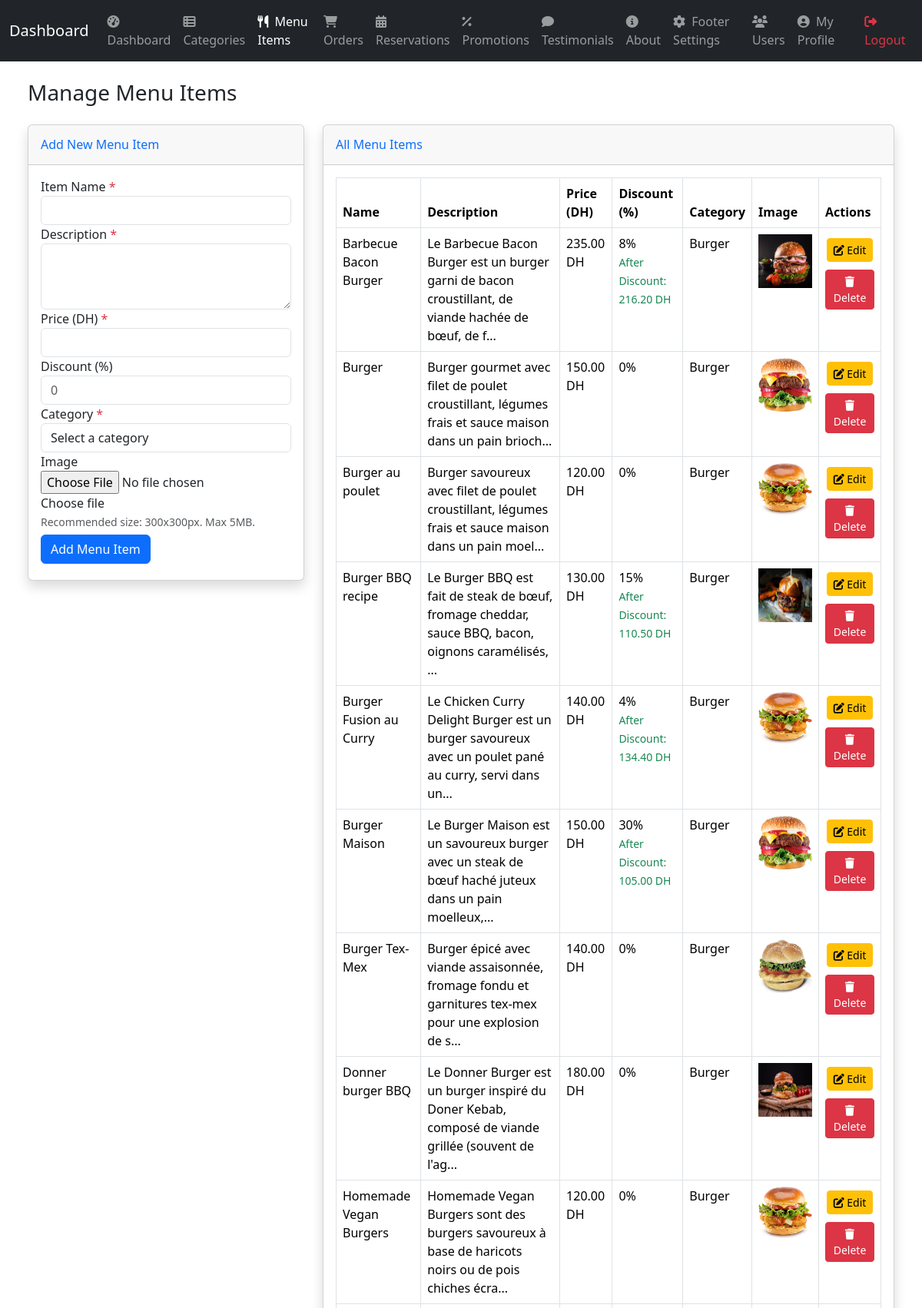
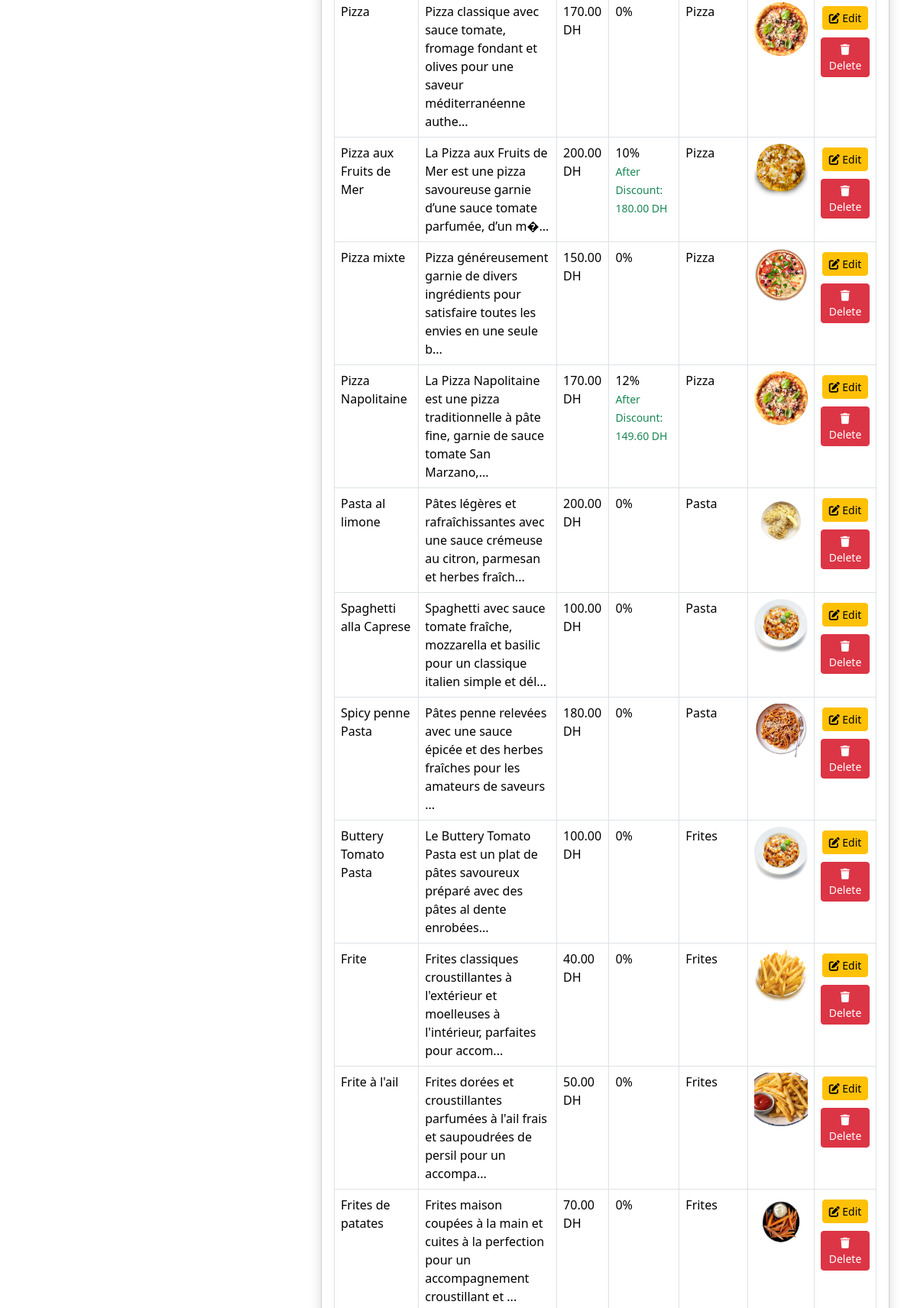
/admin/menu_items.php (signed in, upper part), run on the app's committed database (2 pictures, top to bottom).
### tables this page shows
CREATE TABLE `menu_items` (
  `id` int(11) NOT NULL,
  `name` varchar(255) NOT NULL,
  `description` text NOT NULL,
  `price` decimal(10,2) NOT NULL,
  `discount` int(11) NOT NULL DEFAULT 0,
  `image_url` varchar(255) NOT NULL,
  `sales_count` int(11) DEFAULT 0,
  `category_id` int(11) DEFAULT NULL,
  `created_at` timestamp NOT NULL DEFAULT current_timestamp()
);

CREATE TABLE `categories` (
  `id` int(11) NOT NULL,
  `name` varchar(50) NOT NULL,
  `created_at` timestamp NOT NULL DEFAULT current_timestamp()
);

### admin/menu_items.php (the view, shortened to what this page needs)
<?php
    require_once 'db.php';
    $stmt = $pdo->query("SELECT mi.*, c.name AS category_name FROM menu_items mi LEFT JOIN categories c ON mi.category_id = c.id ORDER BY mi.category_id, mi.name");
    $menu_items = $stmt->fetchAll(PDO::FETCH_ASSOC);
?>
<?php include_once 'includes/header.php'; ?>
<div class="container-fluid mt-4">
    <div class="d-sm-flex align-items-center justify-content-between mb-4">
        <h1 class="h3 mb-0 text-gray-800">Manage Menu Items</h1>
    </div>
    <div class="row">
        <div class="col-lg-4">
            <div class="card shadow mb-4">
                <div class="card-header py-3 d-flex flex-row align-items-center justify-content-between">
                    <h6 class="m-0 font-weight-bold text-primary">Add New Menu Item</h6>
                </div>
                <div class="card-body">
                    <form method="POST" action="add_menu_item.php" enctype="multipart/form-data">
                        <div class="form-group">
                            <label for="name">Item Name <span class="text-danger">*</span></label>
                            <input type="text" class="form-control" id="name" name="name" required>
                        </div>
                        <div class="form-group">
                            <label for="description">Description <span class="text-danger">*</span></label>
                            <textarea class="form-control" id="description" name="description" rows="3" required></textarea>
                        </div>
                        <div class="form-group">
                            <label for="price">Price (DH) <span class="text-danger">*</span></label>
                            <input type="number" step="1" min="0" class="form-control" id="price" name="price" required>
                        </div>
                        <div class="form-group">
                            <label for="discount">Discount (%)</label>
                            <input type="number" step="1" min="0" max="100" class="form-control" id="discount" name="discount" placeholder="0">
                        </div>
                        <div class="form-group">
                            <label for="category_id">Category <span class="text-danger">*</span></label>
                            <select class="form-control" id="category_id" name="category_id" required>
                                <option value="">Select a category</option>
                            </select>
                        </div>
                        <div class="form-group">
                            <label for="image">Image</label>
                            <div class="custom-file">
                                <input type="file" class="custom-file-input" id="image" name="image" accept="image/*">
                                <label class="custom-file-label" for="image">Choose file</label>
                            </div>
                            <small class="form-text text-muted">Recommended size: 300x300px. Max 5MB.</small>
                        </div>
                        <button type="submit" class="btn btn-primary btn-block">Add Menu Item</button>
                    </form>
                </div>
            </div>
        </div>
        <div class="col-lg-8">
            <div class="card shadow mb-4">
                <div class="card-header py-3 d-flex flex-row align-items-center justify-content-between">
                    <h6 class="m-0 font-weight-bold text-primary">All Menu Items</h6>
                </div>
                <div class="card-body">
                    <div class="table-responsive">
                        <table class="table table-bordered table-hover" width="100%" cellspacing="0">
                            <thead class="thead-light">
                                <tr>
                                    <th>Name</th>
                                    <th>Description</th>
                                    <th>Price (DH)</th>
                                    <th>Discount (%)</th>
                                    <th>Category</th>
                                    <th>Image</th>
                                    <th>Actions</th>
                                </tr>
                            </thead>
                            <tbody>
                                <?php if (empty($menu_items)): ?>
                                    <tr>
                                        <td colspan="7" class="text-center">No menu items found. Add your first item above.</td>
                                    </tr>
                                <?php else: ?>
                                    <?php foreach ($menu_items as $item): ?>
                                        <tr>
                                            <td><?php echo htmlspecialchars($item['name']); ?></td>
                                            <td><?php echo htmlspecialchars(substr($item['description'], 0, 100)) . (strlen($item['description']) > 100 ? '...' : ''); ?></td>
                                            <td><?php echo number_format($item['price'], 2); ?> DH</td>
                                            <td><?php echo $item['discount']; ?>% <br>  <?php if ($item['discount'] !== 0): ?>
                                            <?php $discountedPrice = $item['price'] - ($item['price'] * $item['discount'] / 100);?>
                                                <small class="text-success">After Discount: <?php echo number_format($discountedPrice, 2); ?> DH</small>
                                            <?php endif;?></td>
                                            <td><?php echo htmlspecialchars($item['category_name']); ?></td>
                                            <td class="text-center">
                                                <?php if (! empty($item['image_url'])): ?>
                                                    <img src="<?php echo htmlspecialchars($item['image_url']); ?>" width="70" height="70" alt="<?php echo htmlspecialchars($item['name']); ?>">
                                                <?php else: ?>
                                                    <span class="text-muted">No image</span>
                                                <?php endif; ?>
                                            </td>
                                            <td class="text-center">
                                                <a href="update_menu_item.php?id=<?php echo $item['id']; ?>" class="btn btn-warning btn-sm"><i class="fas fa-edit"></i> Edit</a>
                                                <a href="delete_menu_item.php?id=<?php echo $item['id']; ?>" class="btn btn-danger btn-sm" onclick="return confirm('Are you sure you want to delete this item?')"><i class="fas fa-trash"></i> Delete</a>
                                            </td>
                                        </tr>
                                    <?php endforeach; ?>
                                <?php endif; ?>
                            </tbody>
                        </table>
                    </div>
                </div>
            </div>
        </div>
    </div>
</div>
<?php include_once 'includes/footer.php'; ?>

### admin/css/admin.css (style rules this page uses)
html, body { height: 100%; margin: 0; padding: 0; }
.btn { margin-top: 5px !important; margin-bottom: 5px !important; }

### data on the page
menu_items: name "Barbecue Bacon Burger", description "Le Barbecue Bacon Burger est un burger garni de bacon croustillant, de viande hachée de bœuf, de f", price "235.00", discount "8", discountedPrice "216.20", category.name "Burger", image_url (picture)
menu_items: name "Burger", description "Burger gourmet avec filet de poulet croustillant, légumes frais et sauce maison dans un pain brioch", price "150.00", discount "0", category.name "Burger", image_url (picture)
menu_items: name "Burger au poulet", description "Burger savoureux avec filet de poulet croustillant, légumes frais et sauce maison dans un pain moel", price "120.00", discount "0", category.name "Burger", image_url (picture)
menu_items: name "Burger BBQ recipe", description "Le Burger BBQ est fait de steak de bœuf, fromage cheddar, sauce BBQ, bacon, oignons caramélisés,", price "130.00", discount "15", discountedPrice "110.50", category.name "Burger", image_url (picture)
menu_items: name "Burger Fusion au Curry", description "Le Chicken Curry Delight Burger est un burger savoureux avec un poulet pané au curry, servi dans un", price "140.00", discount "4", discountedPrice "134.40", category.name "Burger", image_url (picture)
menu_items: name "Burger Maison", description "Le Burger Maison est un savoureux burger avec un steak de bœuf haché juteux dans un pain moelleux,", price "150.00", discount "30", discountedPrice "105.00", category.name "Burger", image_url (picture)
menu_items: name "Burger Tex-Mex", description "Burger épicé avec viande assaisonnée, fromage fondu et garnitures tex-mex pour une explosion de s", price "140.00", discount "0", category.name "Burger", image_url (picture)
menu_items: name "Donner burger BBQ", description "Le Donner Burger est un burger inspiré du Doner Kebab, composé de viande grillée (souvent de l'ag", price "180.00", discount "0", category.name "Burger", image_url (picture)
menu_items: name "Homemade Vegan Burgers", description "Homemade Vegan Burgers sont des burgers savoureux à base de haricots noirs ou de pois chiches écra", price "120.00", discount "0", category.name "Burger", image_url (picture)
menu_items: name "Pizza", description "Pizza classique avec sauce tomate, fromage fondant et olives pour une saveur méditerranéenne authe", price "170.00", discount "0", category.name "Pizza", image_url (picture)
menu_items: name "Pizza aux Fruits de Mer", description "La Pizza aux Fruits de Mer est une pizza savoureuse garnie d’une sauce tomate parfumée, d’un m�", price "200.00", discount "10", discountedPrice "180.00", category.name "Pizza", image_url (picture)
menu_items: name "Pizza mixte", description "Pizza généreusement garnie de divers ingrédients pour satisfaire toutes les envies en une seule b", price "150.00", discount "0", category.name "Pizza", image_url (picture)
menu_items: name "Pizza Napolitaine", description "La Pizza Napolitaine est une pizza traditionnelle à pâte fine, garnie de sauce tomate San Marzano,", price "170.00", discount "12", discountedPrice "149.60", category.name "Pizza", image_url (picture)
menu_items: name "Pasta al limone", description "Pâtes légères et rafraîchissantes avec une sauce crémeuse au citron, parmesan et herbes fraîch", price "200.00", discount "0", category.name "Pasta", image_url (picture)
menu_items: name "Spaghetti alla Caprese", description "Spaghetti avec sauce tomate fraîche, mozzarella et basilic pour un classique italien simple et dél", price "100.00", discount "0", category.name "Pasta", image_url (picture)
menu_items: name "Spicy penne Pasta", description "Pâtes penne relevées avec une sauce épicée et des herbes fraîches pour les amateurs de saveurs", price "180.00", discount "0", category.name "Pasta", image_url (picture)
menu_items: name "Buttery Tomato Pasta", description "Le Buttery Tomato Pasta est un plat de pâtes savoureux préparé avec des pâtes al dente enrobées", price "100.00", discount "0", category.name "Frites", image_url (picture)
menu_items: name "Frite", description "Frites classiques croustillantes à l'extérieur et moelleuses à l'intérieur, parfaites pour accom", price "40.00", discount "0", category.name "Frites", image_url (picture)
menu_items: name "Frite à l'ail", description "Frites dorées et croustillantes parfumées à l'ail frais et saupoudrées de persil pour un accompa", price "50.00", discount "0", category.name "Frites", image_url (picture)
menu_items: name "Frites de patates", description "Frites maison coupées à la main et cuites à la perfection pour un accompagnement croustillant et", price "70.00", discount "0", category.name "Frites", image_url (picture)
